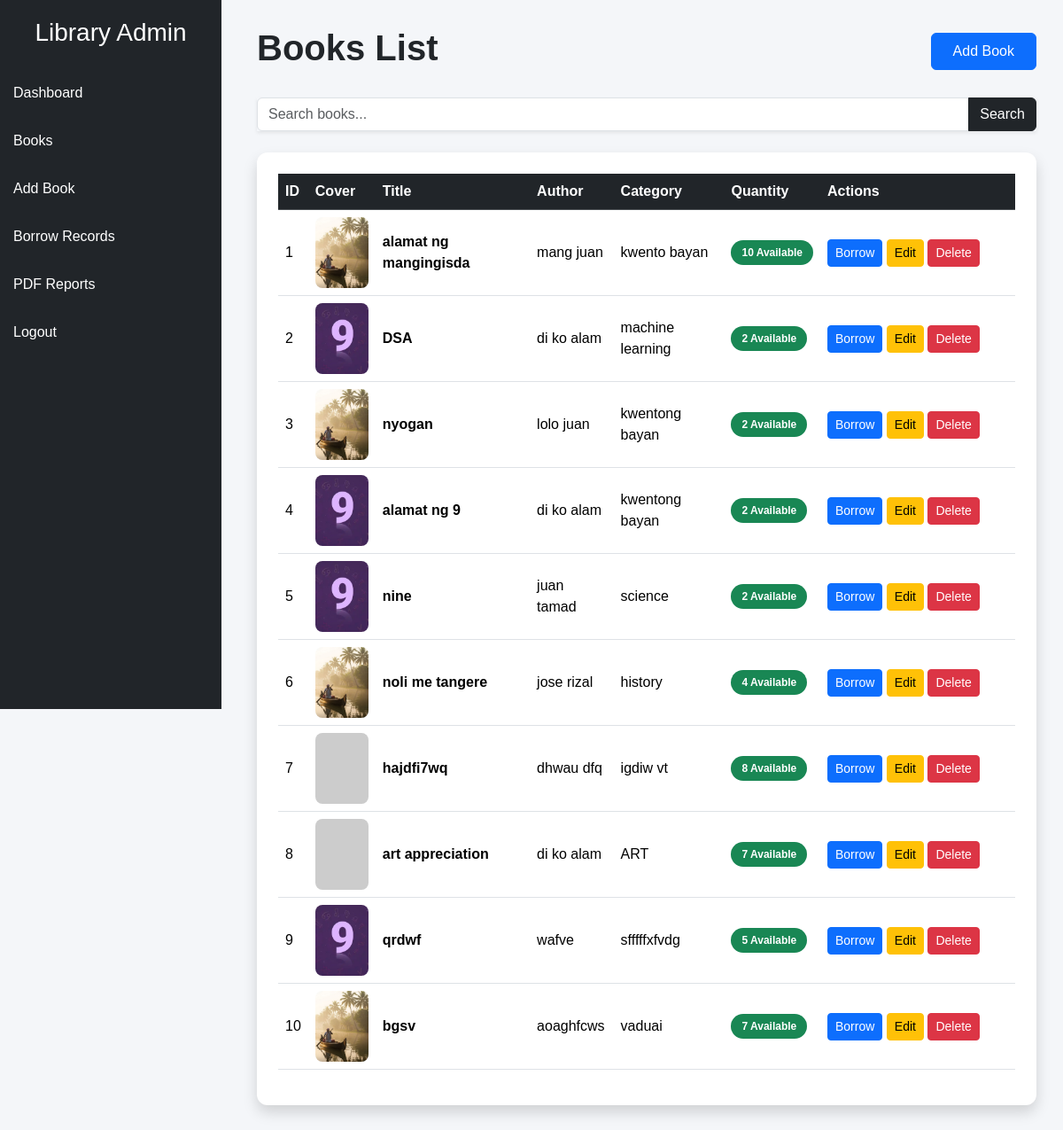
/books (signed in), run on the app's committed database.
### tables this page shows
CREATE TABLE books (
    id INTEGER PRIMARY KEY AUTOINCREMENT,
    title TEXT NOT NULL,
    author TEXT NOT NULL,
    category TEXT NOT NULL,
    quantity INTEGER NOT NULL,
    cover_image TEXT
);

### app.py (the view)
@app.route('/books')
@login_required
def books():
    search = request.args.get('search', '')
    conn = sqlite3.connect('database.db')
    cursor = conn.cursor()
    cursor.execute("""
    SELECT * FROM books
    WHERE title LIKE ?
    """, ('%' + search + '%',))
    books = cursor.fetchall()
    conn.close()
    return render_template(
        'books.html',
        books=books
    )

### app.py (called while the page is built)
def login_required(f):
    @wraps(f)
    def decorated_function(*args, **kwargs):
        if 'user' not in session:
            return redirect('/login')
        return f(*args, **kwargs)
    return decorated_function

### templates/books.html (shortened to what this page needs)
<!DOCTYPE html>
<html>
<head>
    <link href="https://cdn.jsdelivr.net/npm/bootstrap@5.3.3/dist/css/bootstrap.min.css" rel="stylesheet">
</head>
<body>
<div class="sidebar">
    <h3 class="text-white text-center mb-4">
        Library Admin
    </h3>
    <a href="/">Dashboard</a>
    <a href="/books">Books</a>
    <a href="/add_book">Add Book</a>
    <a href="/borrow_records">Borrow Records</a>
    <a href="/generate_report">PDF Reports</a>
    <a href="/logout">Logout</a>
</div>
<div class="content">
    <div class="d-flex justify-content-between align-items-center mb-4">
        <h1 class="fw-bold">
            Books List
        </h1>
        <a href="/add_book" class="btn btn-primary px-4 py-2">
            Add Book
        </a>
    </div>
    <form method="GET" class="mb-4">
        <div class="input-group shadow-sm">
            <input
                type="text"
                name="search"
                class="form-control"
                placeholder="Search books..."
            >
            <button class="btn btn-dark">
                Search
            </button>
        </div>
    </form>
    <div class="card shadow p-4">
        <table class="table table-hover align-middle">
            <thead class="table-dark">
                <tr>
                    <th>ID</th>
                    <th>Cover</th>
                    <th>Title</th>
                    <th>Author</th>
                    <th>Category</th>
                    <th>Quantity</th>
                    <th width="220">Actions</th>
                </tr>
            </thead>
            <tbody>
                {% for book in books %}
                <tr>
                    <td>{{ book[0] }}</td>
                    <td>
                        {% if book[5] %}
                        <img
                            src="{{ url_for('static', filename='uploads/' + book[5]) }}"
                            width="60"
                            height="80"
                        >
                        {% else %}
                        <img
                            src="https://via.placeholder.com/60x80?text=No+Image"
                            width="60"
                            height="80"
                        >
                        {% endif %}
                    </td>
                    <td class="fw-semibold">
                        {{ book[1] }}
                    </td>
                    <td>{{ book[2] }}</td>
                    <td>{{ book[3] }}</td>
                    <td>
                        {% if book[4] > 0 %}
                        <span class="badge bg-success badge-stock">
                            {{ book[4] }} Available
                        </span>
                        {% else %}
                        <span class="badge bg-danger badge-stock">
                            Out of Stock
                        </span>
                        {% endif %}
                    </td>
                    <td>
                        {% if book[4] > 0 %}
                        <a
                           href="/borrow_book/{{ book[0] }}"
                           class="btn btn-primary btn-sm"
                        >
                           Borrow
                        </a>
                        {% endif %}
                        <a
                            href="/edit_book/{{ book[0] }}"
                            class="btn btn-warning btn-sm"
                        >
                            Edit
                        </a>
                        <a
                            href="/delete_book/{{ book[0] }}"
                            class="btn btn-danger btn-sm"
                            onclick="return confirm('Delete this book?')"
                        >
                            Delete
                        </a>
                    </td>
                </tr>
                {% endfor %}
            </tbody>
        </table>
    </div>
</div>
</body>
</html>

### templates/books.html (style rules this page uses)
body { background:#f4f6f9; font-family:Arial, sans-serif; }
.sidebar { width:250px; height:100vh; background:#212529; position:fixed; padding-top:20px; }
.sidebar a { color:white; display:block; padding:15px; text-decoration:none; transition:0.3s; }
.content { margin-left:260px; padding:30px; }
.card { border:none; border-radius:12px; }
.table img { border-radius:8px; object-fit:cover; }
.badge-stock { padding:8px 12px; border-radius:20px; font-size:12px; }

### data on the page
books: id "1", cover_image (picture), title "alamat ng mangingisda", author "mang juan", category "kwento bayan", quantity "10"
books: id "2", cover_image (picture), title "DSA", author "di ko alam", category "machine learning", quantity "2"
books: id "3", cover_image (picture), title "nyogan", author "lolo juan", category "kwentong bayan", quantity "2"
books: id "4", cover_image (picture), title "alamat ng 9", author "di ko alam", category "kwentong bayan", quantity "2"
books: id "5", cover_image (picture), title "nine", author "juan tamad", category "science", quantity "2"
books: id "6", cover_image (picture), title "noli me tangere", author "jose rizal", category "history", quantity "4"
books: id "7", title "hajdfi7wq", author "dhwau dfq", category "igdiw vt", quantity "8"
books: id "8", title "art appreciation", author "di ko alam", category "ART", quantity "7"
books: id "9", cover_image (picture), title "qrdwf", author "wafve", category "sfffffxfvdg", quantity "5"
books: id "10", cover_image (picture), title "bgsv", author "aoaghfcws", category "vaduai", quantity "7"
